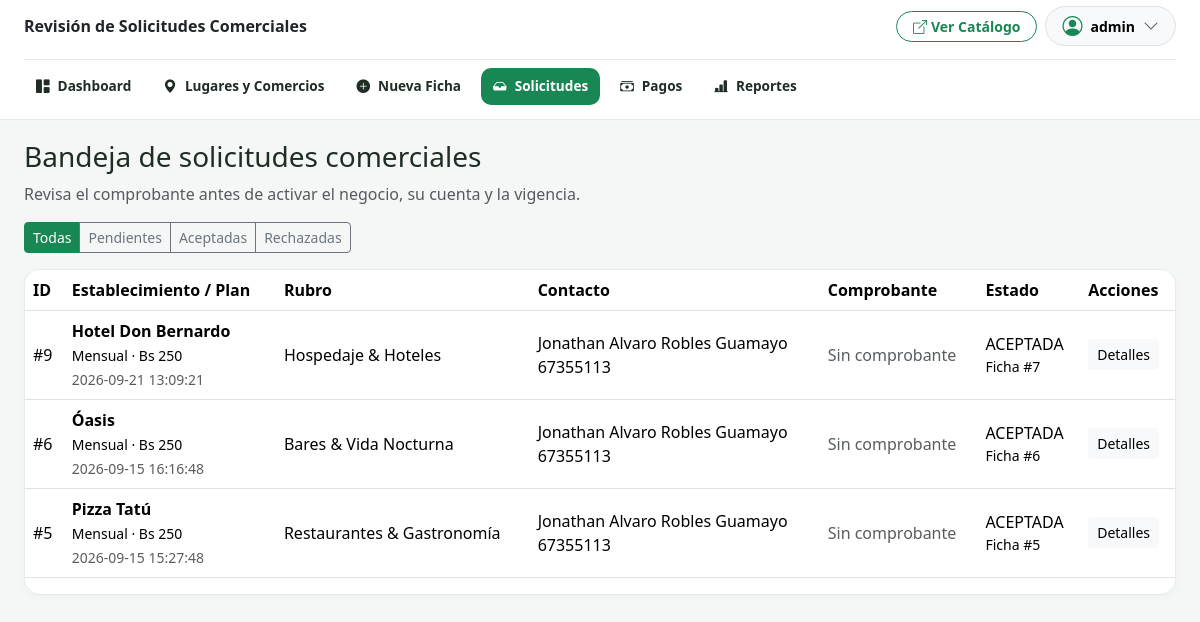
Screenshot of /public/admin/solicitudes (signed in) with the database file from the repository.
### tables this page shows
CREATE TABLE `lugares` (
  `id_lugar` int(11) NOT NULL,
  `id_categoria` int(11) NOT NULL,
  `id_solicitud_origen` int(11) DEFAULT NULL,
  `nombre` varchar(150) NOT NULL,
  `slug` varchar(160) NOT NULL,
  `descripcion` text NOT NULL,
  `direccion` varchar(255) NOT NULL,
  `referencia_ubicacion` varchar(255) DEFAULT NULL,
  `coordenadas_gps` varchar(100) DEFAULT NULL,
  `telefono_contacto` varchar(50) DEFAULT NULL,
  `whatsapp_contacto` varchar(50) DEFAULT NULL,
  `email_contacto` varchar(120) DEFAULT NULL,
  `horario_atencion` varchar(200) DEFAULT NULL,
  `tipo_lugar` enum('PUBLICO','COMERCIAL') NOT NULL,
  `created_at` timestamp NOT NULL DEFAULT current_timestamp(),
  `updated_at` timestamp NOT NULL DEFAULT current_timestamp() ON UPDATE current_timestamp()
);

CREATE TABLE `solicitudes` (
  `id_solicitud` int(11) NOT NULL,
  `nombre_establecimiento` varchar(150) NOT NULL,
  `id_categoria` int(11) NOT NULL,
  `plan_solicitado` enum('MENSUAL','ANUAL') NOT NULL DEFAULT 'MENSUAL',
  `nombre_solicitante` varchar(120) NOT NULL,
  `telefono_contacto` varchar(30) NOT NULL,
  `email_contacto` varchar(120) DEFAULT NULL,
  `direccion` varchar(255) NOT NULL,
  `descripcion` text NOT NULL,
  `horarios` varchar(150) DEFAULT NULL,
  `estado` enum('PENDIENTE','ACEPTADA','RECHAZADA') NOT NULL DEFAULT 'PENDIENTE',
  `observaciones_admin` text DEFAULT NULL,
  `id_administrador_revision` int(11) DEFAULT NULL,
  `fecha_revision` datetime DEFAULT NULL,
  `created_at` timestamp NOT NULL DEFAULT current_timestamp(),
  `comprobante_archivo` varchar(255) DEFAULT NULL,
  `numero_comprobante` varchar(100) DEFAULT NULL,
  `usuario_solicitado` varchar(60) NOT NULL DEFAULT '',
  `password_hash_solicitado` varchar(255) NOT NULL DEFAULT ''
);

CREATE TABLE `categorias` (
  `id_categoria` int(11) NOT NULL,
  `nombre` varchar(100) NOT NULL,
  `slug` varchar(100) NOT NULL,
  `descripcion` varchar(255) DEFAULT NULL,
  `icono` varchar(50) NOT NULL DEFAULT 'bi-tag',
  `tipo_defecto` enum('PUBLICO','COMERCIAL') NOT NULL DEFAULT 'COMERCIAL',
  `activo` tinyint(1) NOT NULL DEFAULT 1,
  `created_at` timestamp NOT NULL DEFAULT current_timestamp()
);

### app/Core/Controller.php (called while the page is built, shortened)
<?php
abstract class Controller {
    protected array $config;
    public function __construct() {
        $this->config = require dirname(__DIR__, 2) . '/config/app.php';
    }
    protected function render(string $viewPath, array $data = [], string $layout = 'publico'): void {
        extract($data, EXTR_SKIP);
        $baseUrl = rtrim($this->config['base_url'], '/');
        $viewFile = dirname(__DIR__) . "/Views/{$viewPath}.php";
        require $viewFile;
    }
}

### app/Controllers/Admin/SolicitudController.php (called while the page is built, shortened)
<?php
class SolicitudController extends Controller {
    private Solicitud $solicitudModel;
    public function __construct() {
        $this->solicitudModel   = new Solicitud();
    }
    public function index(): void {
        $filtroEstado = trim($_GET['estado'] ?? '');
        $solicitudes  = $this->solicitudModel->listar($filtroEstado ?: null);
        $mensaje      = $_SESSION['admin_flash'] ?? null;
        $error        = $_SESSION['admin_error'] ?? null;
        $this->render('admin/solicitudes/index', [
            'titulo'       => 'Revisión de Solicitudes Comerciales',
            'solicitudes'  => $solicitudes,
            'filtroActual' => $filtroEstado,
            'mensaje'      => $mensaje,
            'error'        => $error,
            'csrfToken'    => CsrfMiddleware::obtenerToken()
        ], 'admin');
    }
}

### public/index.php (called while the page is built, shortened)
<?php
$router = require APP_PATH . '/bootstrap.php';
$router->dispatch();

### config/app.php (called while the page is built)
<?php
return [
    'app_name'     => 'Trinidad Turismo & Directorio Comercial',
    'app_env'      => 'local',
    'base_url'     => 'http://localhost/trinidad_turismo/public',
    'timezone'     => 'America/La_Paz',
    'currency'     => 'Bs',
    'tarifa_base'  => 250.00,
    'version'      => '1.0.0',
    'session_name' => 'TRINI_TURISMO_SESSID'
];

### app/Core/Autoloader.php (called while the page is built, shortened)
<?php
class Autoloader {
    public static function loadClass(string $className): void {
        $prefix = 'App\\';
        $baseDir = dirname(__DIR__) . DIRECTORY_SEPARATOR;
        $len = strlen($prefix);
        $relativeClass = substr($className, $len);
        $file = $baseDir . str_replace('\\', DIRECTORY_SEPARATOR, $relativeClass) . '.php';
    }
}

### app/Core/Database.php (called while the page is built, shortened)
<?php
class Database {
    private static ?PDO $instance = null;
    public static function getConnection(): PDO {
        if (self::$instance === null) {
            $configFile = dirname(__DIR__, 2) . '/config/database.php';
            $config = require $configFile;
            $dsn = sprintf(
                'mysql:host=%s;port=%d;dbname=%s;charset=%s',
                $config['host'],
                $config['port'] ?? 3306,
                $config['database'],
                $config['charset'] ?? 'utf8mb4'
            );
            $options = [
                PDO::ATTR_ERRMODE            => PDO::ERRMODE_EXCEPTION,
                PDO::ATTR_DEFAULT_FETCH_MODE => PDO::FETCH_ASSOC,
                PDO::ATTR_EMULATE_PREPARES   => false,
                PDO::MYSQL_ATTR_INIT_COMMAND => "SET NAMES {$config['charset']} COLLATE utf8mb4_unicode_ci"
            ];
            try {
                self::$instance = new PDO($dsn, $config['username'], $config['password'], $options);
            } catch (PDOException $e) {
                error_log("Fallo crítico de conexión PDO: " . $e->getMessage());
                throw new RuntimeException("Error al conectar con la base de datos MariaDB: " . $e->getMessage());
            }
        }
        return self::$instance;
    }
}

### app/Models/Solicitud.php (called while the page is built, shortened)
<?php
class Solicitud {
    private PDO $db;
    public function __construct() {
        $this->db = Database::getConnection();
    }
    public function listar(?string $estado = null): array {
        $sql = "SELECT s.*, c.nombre AS categoria, c.icono AS categoria_icono,
                       l.id_lugar AS id_lugar_creado, l.slug AS slug_lugar_creado,
                       cn.id_cuenta AS id_cuenta_creada
                FROM solicitudes s
                INNER JOIN categorias c ON s.id_categoria = c.id_categoria
                LEFT JOIN lugares l ON l.id_solicitud_origen = s.id_solicitud
                LEFT JOIN cuentas_negocio cn ON cn.id_lugar = l.id_lugar";
        $params = [];
        $sql .= " ORDER BY s.id_solicitud DESC";
        $stmt = $this->db->prepare($sql);
        $stmt->execute($params);
        return $stmt->fetchAll();
    }
}

### app/Views/admin/solicitudes/index.php (the view, shortened to what this page needs)
<?php $escape = static fn($valor) => htmlspecialchars((string)$valor, ENT_QUOTES, 'UTF-8'); ?>
<div class="container-fluid p-0">
    <h3>Bandeja de solicitudes comerciales</h3>
    <p class="text-muted">Revisa el comprobante antes de activar el negocio, su cuenta y la vigencia.</p>
    <div class="btn-group mb-3" role="group" aria-label="Filtrar solicitudes">
        <?php foreach ([''=>'Todas','PENDIENTE'=>'Pendientes','ACEPTADA'=>'Aceptadas','RECHAZADA'=>'Rechazadas'] as $estado=>$etiqueta): ?>
            <a class="btn btn-sm <?= $filtroActual === $estado ? 'btn-success' : 'btn-outline-secondary' ?>" href="<?= $escape($baseUrl) ?>/admin/solicitudes?estado=<?= $estado ?>"><?= $etiqueta ?></a>
        <?php endforeach; ?>
    </div>
    <div class="table-responsive admin-card">
        <table class="table align-middle">
            <thead><tr><th>ID</th><th>Establecimiento / Plan</th><th>Rubro</th><th>Contacto</th><th>Comprobante</th><th>Estado</th><th>Acciones</th></tr></thead>
            <tbody>
            <?php foreach ($solicitudes as $s): ?>
                <tr>
                    <td>#<?= (int)$s['id_solicitud'] ?></td>
                    <td><strong><?= $escape($s['nombre_establecimiento']) ?></strong><br>
                        <small><?= $s['plan_solicitado'] === 'ANUAL' ? 'Anual · Bs 2.500' : 'Mensual · Bs 250' ?></small><br>
                        <small class="text-muted"><?= $escape($s['created_at']) ?></small></td>
                    <td><?= $escape($s['categoria']) ?></td>
                    <td><?= $escape($s['nombre_solicitante']) ?><br><?= $escape($s['telefono_contacto']) ?></td>
                    <td>
                        <?php if ($s['comprobante_archivo']): ?>
                            <button class="btn btn-outline-primary btn-sm" data-bs-toggle="modal" data-bs-target="#comprobante<?= (int)$s['id_solicitud'] ?>">Ver comprobante</button>
                            <small class="d-block"><?= $escape($s['numero_comprobante']) ?></small>
                        <?php else: ?><span class="text-muted">Sin comprobante</span><?php endif; ?>
                    </td>
                    <td><?= $escape($s['estado']) ?>
                        <?php if ($s['id_lugar_creado']): ?><small class="d-block">Ficha #<?= (int)$s['id_lugar_creado'] ?></small><?php endif; ?>
                    </td>
                    <td>
                        <button class="btn btn-light btn-sm" data-bs-toggle="modal" data-bs-target="#detalle<?= (int)$s['id_solicitud'] ?>">Detalles</button>
                    </td>
                </tr>
            <?php endforeach; ?>
            </tbody>
        </table>
    </div>
</div>

### public/assets/css/admin.css (style rules this page uses)
:root { --admin-sidebar-bg: #092611; --admin-sidebar-hover: #123d1e; --admin-sidebar-active: #198754; --admin-gold: #ffc107; --admin-body-bg: #f4f7f6; --admin-card-border: #e8ece9; --admin-text-main: #1f2d24; --admin-text-muted: #65756a; --sidebar-width: 260px; --topbar-height: 64px; --transition: all 0.25s cubic-bezier(0.4, 0, 0.2, 1); }
body { background-color: var(--admin-body-bg); color: var(--admin-text-main); font-family: system-ui, -apple-system, "Segoe UI", Roboto, Helvetica, Arial, sans-serif; min-height: 100vh; overflow-x: hidden; }
.admin-card { background: #ffffff; border: 1px solid var(--admin-card-border); border-radius: 16px; box-shadow: 0 2px 8px rgba(0, 0, 0, 0.03); }
@media (min-width: 992px) { :root { --topbar-height: 120px; } }

### rows the page displays
lugares: id_solicitud_origen.id_solicitud "9", id_solicitud_origen.nombre_establecimiento "Hotel Don Bernardo", id_solicitud_origen.created_at "2026-09-21 13:09:21", id_categoria.nombre "Hospedaje & Hoteles", id_solicitud_origen.nombre_solicitante "Jonathan Alvaro Robles Guamayo", id_solicitud_origen.telefono_contacto "67355113", id_solicitud_origen.estado "ACEPTADA", id_lugar "7"
lugares: id_solicitud_origen.id_solicitud "6", id_solicitud_origen.nombre_establecimiento "Óasis", id_solicitud_origen.created_at "2026-09-15 16:16:48", id_categoria.nombre "Bares & Vida Nocturna", id_solicitud_origen.nombre_solicitante "Jonathan Alvaro Robles Guamayo", id_solicitud_origen.telefono_contacto "67355113", id_solicitud_origen.estado "ACEPTADA", id_lugar "6"
lugares: id_solicitud_origen.id_solicitud "5", id_solicitud_origen.nombre_establecimiento "Pizza Tatú", id_solicitud_origen.created_at "2026-09-15 15:27:48", id_categoria.nombre "Restaurantes & Gastronomía", id_solicitud_origen.nombre_solicitante "Jonathan Alvaro Robles Guamayo", id_solicitud_origen.telefono_contacto "67355113", id_solicitud_origen.estado "ACEPTADA", id_lugar "5"

### other values shown
$titulo "Revisión de Solicitudes Comerciales"
$_SESSION['admin_user'] "admin"
$etiqueta "Todas"
$etiqueta "Pendientes"
$etiqueta "Aceptadas"
$etiqueta "Rechazadas"
